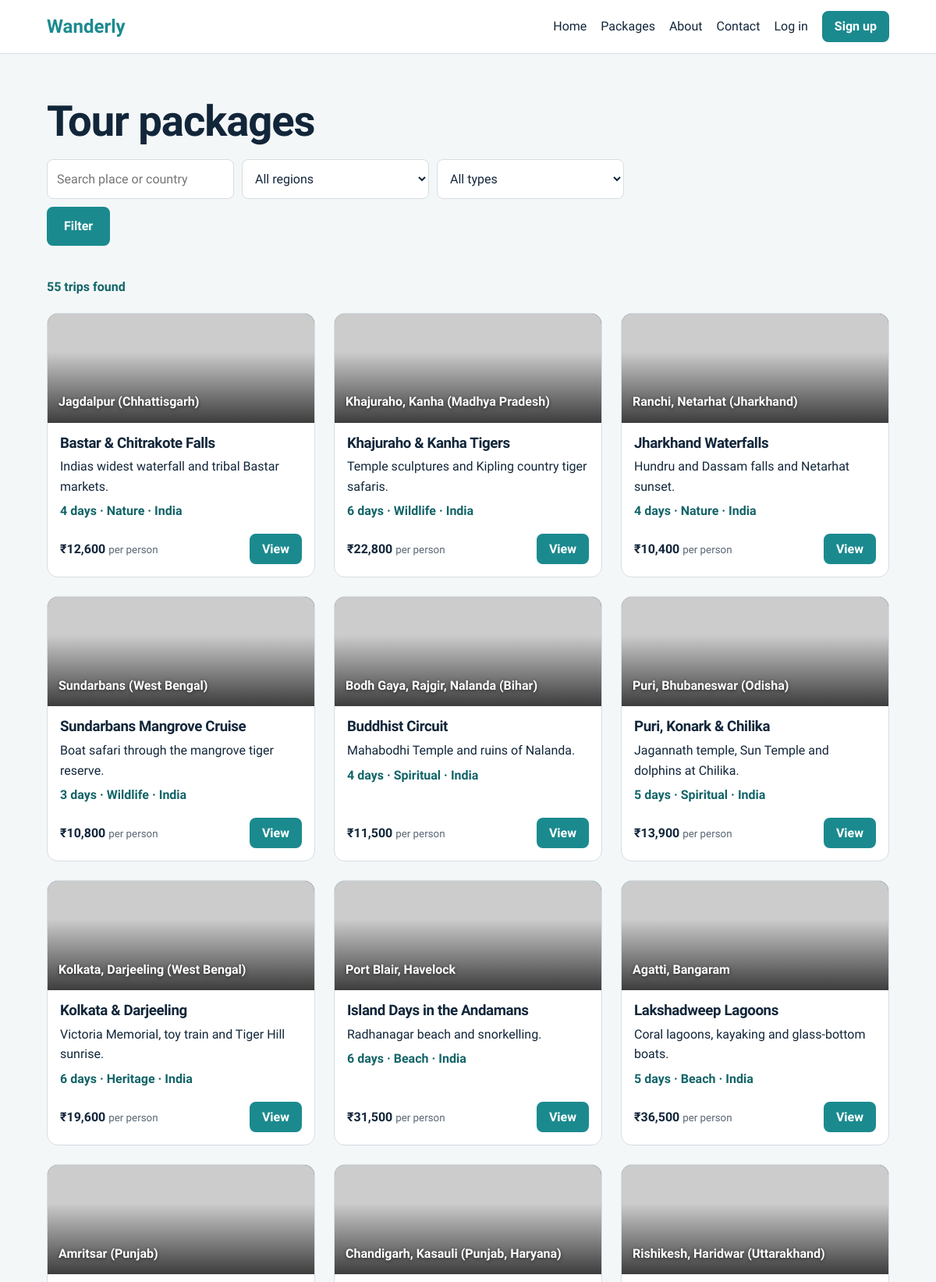
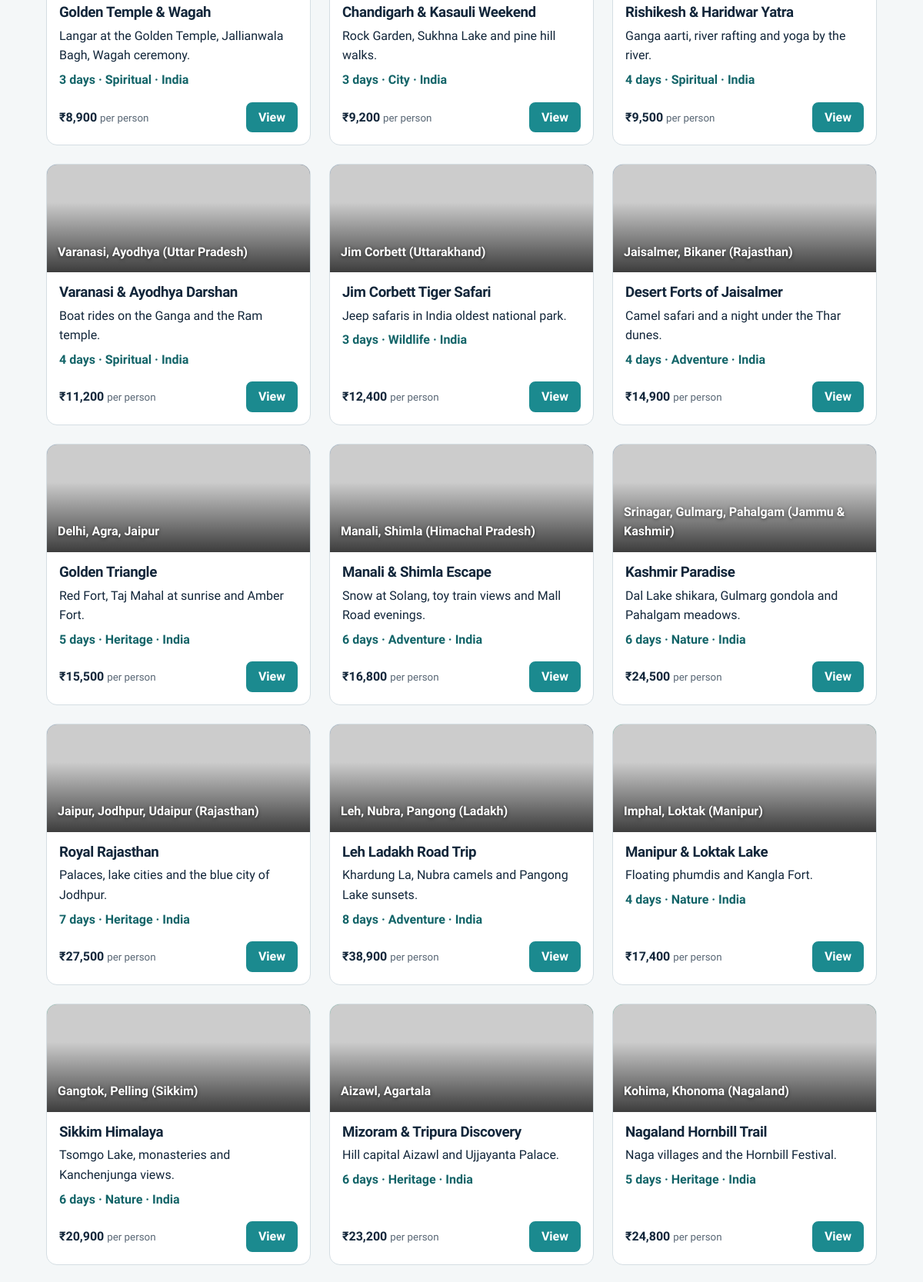
The page /packages.php (upper part) on the database its author committed (2 pictures, top to bottom).
### tables this page shows
CREATE TABLE packages (
  id INT AUTO_INCREMENT PRIMARY KEY, title VARCHAR(120) NOT NULL, destination VARCHAR(120) NOT NULL,
  country VARCHAR(40) NOT NULL DEFAULT 'India',
  region VARCHAR(20) NOT NULL, category VARCHAR(30) NOT NULL, days INT NOT NULL, price DECIMAL(10,2) NOT NULL,
  summary VARCHAR(255) NOT NULL, details TEXT NOT NULL, keywords VARCHAR(120) NOT NULL
);

### config.php (called while the page is built, shortened)
<?php
function db(): PDO {
    static $pdo = null;
    if (!$pdo) {
        $pdo = new PDO('mysql:host=' . DB_HOST . ';dbname=' . DB_NAME . ';charset=utf8mb4', DB_USER, DB_PASS,
            [PDO::ATTR_ERRMODE => PDO::ERRMODE_EXCEPTION, PDO::ATTR_DEFAULT_FETCH_MODE => PDO::FETCH_ASSOC]);
    }
    return $pdo;
}
function e($s) { return htmlspecialchars((string)$s, ENT_QUOTES, 'UTF-8'); }
function inr($n) { return '₹' . number_format((float)$n); }
function slugify($s) { return trim(preg_replace('/[^a-z0-9]+/', '-', strtolower($s)), '-'); }
function theme($region) {
    $t = ['North'=>['#4f7cac','#16243a'],'South'=>['#1b8a8f','#0d3b4a'],'East'=>['#7a5ea8','#2b1f45'],'West'=>['#e0a030','#6b3a12'],
          'Central'=>['#5c8a4d','#1f3a1c'],'North-East'=>['#2f9e7a','#0f3a2c'],'Islands'=>['#12a3a3','#0a3d62'],'International'=>['#c8553d','#3a1a2e']];
    return $t[$region] ?? ['#1b8a8f','#12263a'];
}
function pkg_images(array $p, int $n = 4): array {
    $slug = slugify($p['title']); $imgs = [];
    $kw = str_replace(' ', '', $p['keywords'] ?: $p['destination']);
    for ($i = 1; count($imgs) < $n; $i++) $imgs[] = "https://loremflickr.com/900/600/$kw/all?lock=" . ($p['id'] * 10 + $i);
    return $imgs;
}
function banner_style(array $p): string {
    [$a, $b] = theme($p['region']); $img = pkg_images($p, 1)[0];
    return "background-image:linear-gradient(to top,rgba(0,0,0,.7),transparent 65%),url('" . e($img) . "'),linear-gradient(135deg,$a,$b)";
}

### card.php (the view)
<article class="card">
  <div class="banner" style="<?= banner_style($p) ?>"><span><?= e($p['destination']) ?></span></div>
  <div class="body">
    <h3><?= e($p['title']) ?></h3>
    <p><?= e($p['summary']) ?></p>
    <p class="meta"><?= (int)$p['days'] ?> days · <?= e($p['category']) ?> · <?= e($p['country']) ?></p>
    <div class="row"><strong><?= inr($p['price']) ?> <small>per person</small></strong>
    <a class="btn small" href="package.php?id=<?= (int)$p['id'] ?>">View</a></div>
  </div>
</article>

### packages.php (shortened to what this page needs)
<?php $pageTitle = 'Packages'; include 'includes/header.php';
$q = trim($_GET['q'] ?? ''); $cat = $_GET['category'] ?? ''; $reg = $_GET['region'] ?? '';
$sql = 'SELECT * FROM packages WHERE 1'; $args = [];
$st = db()->prepare($sql . ' ORDER BY region = "International", region, price'); $st->execute($args); $rows = $st->fetchAll(); ?>
<section class="wrap">
  <h1>Tour packages</h1>
  <form method="get" class="search inline">
    <input name="q" value="<?= e($q) ?>" placeholder="Search place or country" aria-label="Search">
    <select name="region" aria-label="Region"><option value="">All regions</option>
      <?php foreach (REGIONS as $r): ?><option value="<?= e($r) ?>" <?= $reg===$r?'selected':'' ?>><?= $r === 'International' ? 'Abroad' : e($r) . ' India' ?></option><?php endforeach; ?></select>
    <select name="category" aria-label="Category"><option value="">All types</option>
      <?php foreach (CATEGORIES as $c): ?><option <?= $cat===$c?'selected':'' ?>><?= $c ?></option><?php endforeach; ?></select>
    <button class="btn">Filter</button>
  </form>
  <p class="meta"><?= count($rows) ?> trips found</p>
  <div class="grid"><?php foreach ($rows as $p) include 'includes/card.php'; ?></div>
</section>
<?php include 'includes/footer.php'; ?>

### style.css (style rules this page uses)
:root { --ink:#12263a;--sea:#1b8a8f;--sea-d:#126468;--sun:#f2a900;--bg:#f4f7f8;--line:#d5dee3;--white:#fff;--err:#b3261e;--ok:#17653a }
* { box-sizing:border-box }
body { margin:0;font-family:'Bricolage Grotesque',system-ui,sans-serif;background:var(--bg);color:var(--ink);line-height:1.6 }
a { color:var(--sea-d) }
h1,h2,h3 { line-height:1.15;letter-spacing:-.02em }
h1 { font-size:clamp(2rem,5vw,3.4rem);margin:.3em 0 }
.btn { display:inline-block;background:var(--sea);color:#fff!important;border:2px solid var(--sea);padding:10px 20px;border-radius:8px;font:inherit;font-weight:600;cursor:pointer;text-decoration:none }
.btn.small { padding:5px 14px }
.search { display:flex;gap:10px;flex-wrap:wrap;margin-top:24px }
.search input,.search select { padding:12px;border-radius:8px;border:1px solid var(--line);font:inherit;min-width:200px;flex:1 }
.search.inline { margin:0 0 24px }
.search.inline input,.search.inline select { flex:0 1 240px }
.wrap { padding:40px 5vw;max-width:1200px;margin:auto }
.grid { display:grid;grid-template-columns:repeat(auto-fill,minmax(280px,1fr));gap:24px;margin:20px 0 }
.card { background:var(--white);border:1px solid var(--line);border-radius:14px;overflow:hidden;display:flex;flex-direction:column }
.banner { height:140px;display:flex;align-items:flex-end;padding:14px;color:#fff;font-weight:600 }
.card .body { padding:16px;display:flex;flex-direction:column;gap:6px;flex:1 }
.card h3 { margin:0 }
.card p { margin:0 }
.meta { color:var(--sea-d);font-weight:600 }
.row { display:flex;justify-content:space-between;align-items:center;margin-top:auto;padding-top:10px }
small { font-weight:400;opacity:.7 }
input,select,textarea { padding:10px;border:1px solid var(--line);border-radius:8px;font:inherit;background:var(--white);color:var(--ink) }
form.inline { display:inline-flex }
.banner { background-size:cover;background-position:center;text-shadow:0 1px 4px rgba(0,0,0,.6) }

### rows shown on the page
packages: destination "Jagdalpur (Chhattisgarh)", title "Bastar & Chitrakote Falls", summary "Indias widest waterfall and tribal Bastar markets.", days "4", category "Nature", country "India", price "₹12,600"
packages: destination "Khajuraho, Kanha (Madhya Pradesh)", title "Khajuraho & Kanha Tigers", summary "Temple sculptures and Kipling country tiger safaris.", days "6", category "Wildlife", country "India", price "₹22,800"
packages: destination "Ranchi, Netarhat (Jharkhand)", title "Jharkhand Waterfalls", summary "Hundru and Dassam falls and Netarhat sunset.", days "4", category "Nature", country "India", price "₹10,400"
packages: destination "Sundarbans (West Bengal)", title "Sundarbans Mangrove Cruise", summary "Boat safari through the mangrove tiger reserve.", days "3", category "Wildlife", country "India", price "₹10,800"
packages: destination "Bodh Gaya, Rajgir, Nalanda (Bihar)", title "Buddhist Circuit", summary "Mahabodhi Temple and ruins of Nalanda.", days "4", category "Spiritual", country "India", price "₹11,500"
packages: destination "Puri, Bhubaneswar (Odisha)", title "Puri, Konark & Chilika", summary "Jagannath temple, Sun Temple and dolphins at Chilika.", days "5", category "Spiritual", country "India", price "₹13,900"
packages: destination "Kolkata, Darjeeling (West Bengal)", title "Kolkata & Darjeeling", summary "Victoria Memorial, toy train and Tiger Hill sunrise.", days "6", category "Heritage", country "India", price "₹19,600"
packages: destination "Port Blair, Havelock", title "Island Days in the Andamans", summary "Radhanagar beach and snorkelling.", days "6", category "Beach", country "India", price "₹31,500"
packages: destination "Agatti, Bangaram", title "Lakshadweep Lagoons", summary "Coral lagoons, kayaking and glass-bottom boats.", days "5", category "Beach", country "India", price "₹36,500"
packages: destination "Amritsar (Punjab)", title "Golden Temple & Wagah", summary "Langar at the Golden Temple, Jallianwala Bagh, Wagah ceremony.", days "3", category "Spiritual", country "India", price "₹8,900"
packages: destination "Chandigarh, Kasauli (Punjab, Haryana)", title "Chandigarh & Kasauli Weekend", summary "Rock Garden, Sukhna Lake and pine hill walks.", days "3", category "City", country "India", price "₹9,200"
packages: destination "Rishikesh, Haridwar (Uttarakhand)", title "Rishikesh & Haridwar Yatra", summary "Ganga aarti, river rafting and yoga by the river.", days "4", category "Spiritual", country "India", price "₹9,500"
packages: destination "Varanasi, Ayodhya (Uttar Pradesh)", title "Varanasi & Ayodhya Darshan", summary "Boat rides on the Ganga and the Ram temple.", days "4", category "Spiritual", country "India", price "₹11,200"
packages: destination "Jim Corbett (Uttarakhand)", title "Jim Corbett Tiger Safari", summary "Jeep safaris in India oldest national park.", days "3", category "Wildlife", country "India", price "₹12,400"
packages: destination "Jaisalmer, Bikaner (Rajasthan)", title "Desert Forts of Jaisalmer", summary "Camel safari and a night under the Thar dunes.", days "4", category "Adventure", country "India", price "₹14,900"
packages: destination "Delhi, Agra, Jaipur", title "Golden Triangle", summary "Red Fort, Taj Mahal at sunrise and Amber Fort.", days "5", category "Heritage", country "India", price "₹15,500"
packages: destination "Manali, Shimla (Himachal Pradesh)", title "Manali & Shimla Escape", summary "Snow at Solang, toy train views and Mall Road evenings.", days "6", category "Adventure", country "India", price "₹16,800"
packages: destination "Srinagar, Gulmarg, Pahalgam (Jammu & Kashmir)", title "Kashmir Paradise", summary "Dal Lake shikara, Gulmarg gondola and Pahalgam meadows.", days "6", category "Nature", country "India", price "₹24,500"
packages: destination "Jaipur, Jodhpur, Udaipur (Rajasthan)", title "Royal Rajasthan", summary "Palaces, lake cities and the blue city of Jodhpur.", days "7", category "Heritage", country "India", price "₹27,500"
packages: destination "Leh, Nubra, Pangong (Ladakh)", title "Leh Ladakh Road Trip", summary "Khardung La, Nubra camels and Pangong Lake sunsets.", days "8", category "Adventure", country "India", price "₹38,900"
packages: destination "Imphal, Loktak (Manipur)", title "Manipur & Loktak Lake", summary "Floating phumdis and Kangla Fort.", days "4", category "Nature", country "India", price "₹17,400"
packages: destination "Gangtok, Pelling (Sikkim)", title "Sikkim Himalaya", summary "Tsomgo Lake, monasteries and Kanchenjunga views.", days "6", category "Nature", country "India", price "₹20,900"
packages: destination "Aizawl, Agartala", title "Mizoram & Tripura Discovery", summary "Hill capital Aizawl and Ujjayanta Palace.", days "6", category "Heritage", country "India", price "₹23,200"
packages: destination "Kohima, Khonoma (Nagaland)", title "Nagaland Hornbill Trail", summary "Naga villages and the Hornbill Festival.", days "5", category "Heritage", country "India", price "₹24,800"

### other values the page prints
count($rows) "55"
